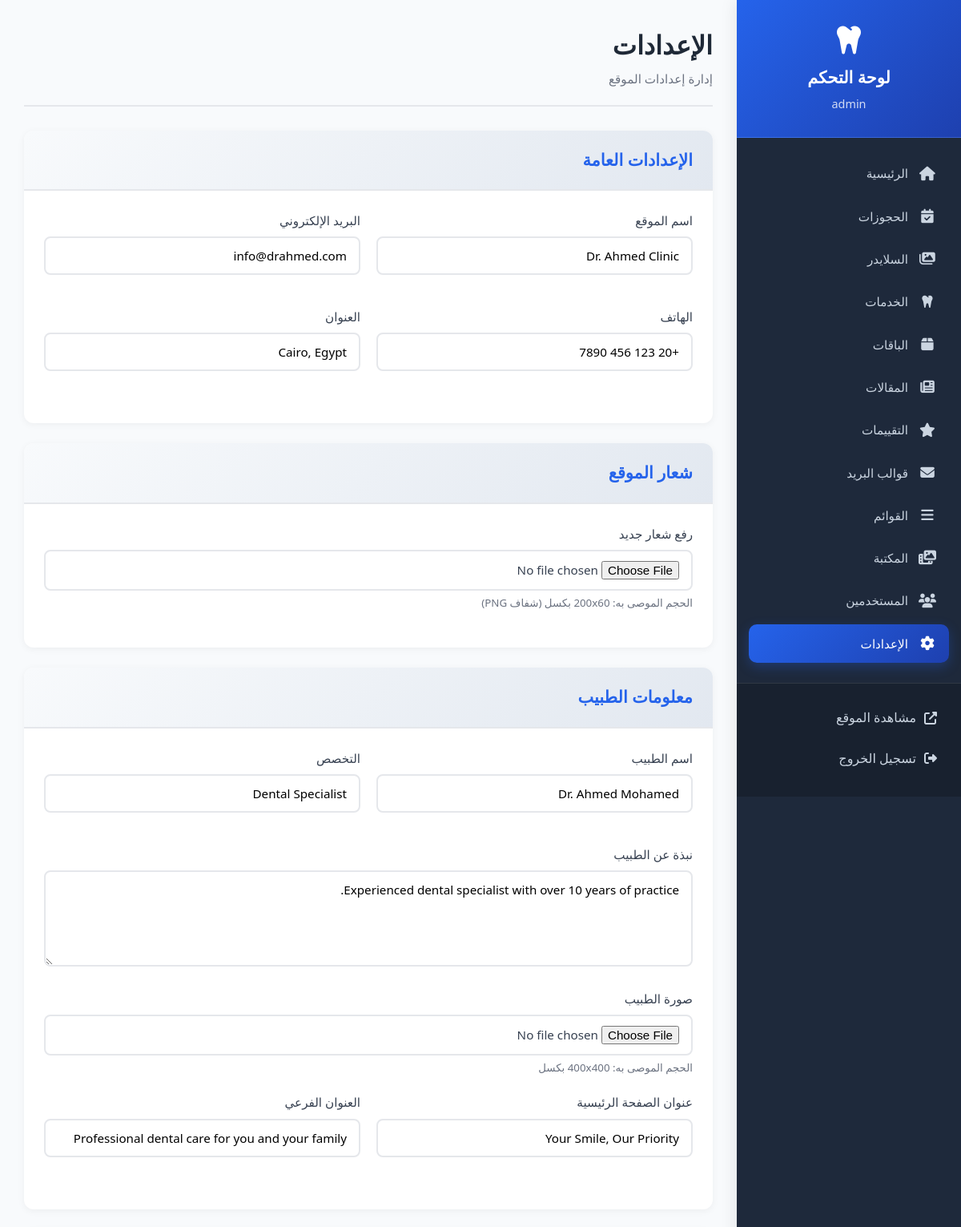
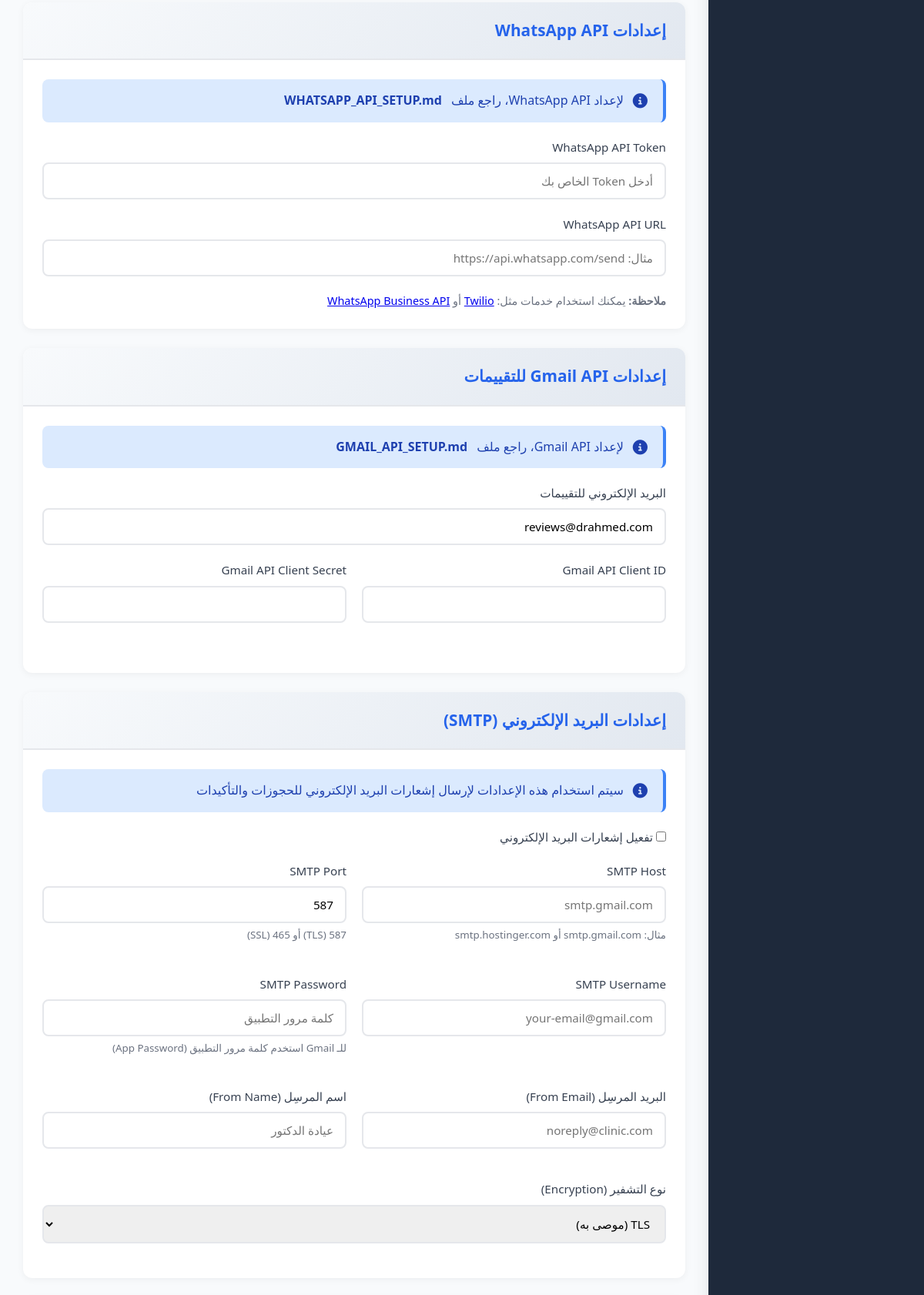
Screenshot of /admin/settings.php (signed in, upper part) with the database file from the repository (2 pictures, top to bottom).
### tables this page shows
CREATE TABLE IF NOT EXISTS `settings` (
    `id` INT PRIMARY KEY AUTO_INCREMENT,
    `setting_key` VARCHAR(100) NOT NULL UNIQUE,
    `setting_value` TEXT,
    `setting_type` VARCHAR(50) DEFAULT 'text',
    `created_at` TIMESTAMP DEFAULT CURRENT_TIMESTAMP,
    `updated_at` TIMESTAMP DEFAULT CURRENT_TIMESTAMP ON UPDATE CURRENT_TIMESTAMP
);

### includes/config.php (called while the page is built, shortened)
<?php
$conn = null;
try {
    $conn = new PDO(
        "mysql:host=" . DB_HOST . ";dbname=" . DB_NAME . ";charset=utf8mb4",
        DB_USER,
        DB_PASS,
        [
            PDO::ATTR_ERRMODE => PDO::ERRMODE_EXCEPTION,
            PDO::ATTR_DEFAULT_FETCH_MODE => PDO::FETCH_ASSOC,
            PDO::ATTR_EMULATE_PREPARES => false
        ]
    );
} catch(PDOException $e) {
    error_log("Database connection error: " . $e->getMessage());
    die("خطأ في الاتصال بقاعدة البيانات. يرجى التأكد من:<br>1. إنشاء قاعدة البيانات (u186120816_tantawy)<br>2. استيراد ملف database.sql<br>3. التحقق من بيانات الاتصال في includes/config.php<br>4. وضع كلمة مرور قاعدة البيانات في DB_PASS<br><br>Error: " . $e->getMessage());
}
function getSetting($key, $default = '') {
    global $conn;
    try {
        $stmt = $conn->prepare("SELECT setting_value FROM settings WHERE setting_key = ?");
        $stmt->execute([$key]);
        $result = $stmt->fetch();
        return $result ? $result['setting_value'] : $default;
    } catch(PDOException $e) {
        return $default;
    }
}

### admin/settings.php (the view, shortened to what this page needs)
<?php
include 'includes/header.php';
?>
<div class="page-header">
    <h1>الإعدادات</h1>
    <p>إدارة إعدادات الموقع</p>
</div>
<form method="POST" enctype="multipart/form-data">
    <div class="card">
        <div class="card-header">
            <h2>الإعدادات العامة</h2>
        </div>
        <div class="card-body">
            <div class="form-row">
                <div class="form-group">
                    <label>اسم الموقع</label>
                    <input type="text" name="site_name" value="<?php echo htmlspecialchars(getSetting('site_name')); ?>">
                </div>
                <div class="form-group">
                    <label>البريد الإلكتروني</label>
                    <input type="email" name="site_email" value="<?php echo htmlspecialchars(getSetting('site_email')); ?>">
                </div>
            </div>
            <div class="form-row">
                <div class="form-group">
                    <label>الهاتف</label>
                    <input type="text" name="site_phone" value="<?php echo htmlspecialchars(getSetting('site_phone')); ?>">
                </div>
                <div class="form-group">
                    <label>العنوان</label>
                    <input type="text" name="site_address" value="<?php echo htmlspecialchars(getSetting('site_address')); ?>">
                </div>
            </div>
        </div>
    </div>
    <div class="card">
        <div class="card-header">
            <h2>شعار الموقع</h2>
        </div>
        <div class="card-body">
            <div class="form-group">
                <label>رفع شعار جديد</label>
                <input type="file" name="site_logo" accept="image/*">
                <small style="color: var(--text-light); display: block; margin-top: 5px;">
                    الحجم الموصى به: 200x60 بكسل (شفاف PNG)
                </small>
            </div>
        </div>
    </div>
    <div class="card">
        <div class="card-header">
            <h2>معلومات الطبيب</h2>
        </div>
        <div class="card-body">
            <div class="form-row">
                <div class="form-group">
                    <label>اسم الطبيب</label>
                    <input type="text" name="doctor_name" value="<?php echo htmlspecialchars(getSetting('doctor_name')); ?>">
                </div>
                <div class="form-group">
                    <label>التخصص</label>
                    <input type="text" name="doctor_title" value="<?php echo htmlspecialchars(getSetting('doctor_title')); ?>">
                </div>
            </div>
            <div class="form-group">
                <label>نبذة عن الطبيب</label>
                <textarea name="doctor_bio" rows="4"><?php echo htmlspecialchars(getSetting('doctor_bio')); ?></textarea>
            </div>
            <div class="form-group">
                <label>صورة الطبيب</label>
                <input type="file" name="doctor_image" accept="image/*">
                <small style="color: var(--text-light); display: block; margin-top: 5px;">
                    الحجم الموصى به: 400x400 بكسل
                </small>
            </div>
            <div class="form-row">
                <div class="form-group">
                    <label>عنوان الصفحة الرئيسية</label>
                    <input type="text" name="hero_title" value="<?php echo htmlspecialchars(getSetting('hero_title')); ?>">
                </div>
                <div class="form-group">
                    <label>العنوان الفرعي</label>
                    <input type="text" name="hero_subtitle" value="<?php echo htmlspecialchars(getSetting('hero_subtitle')); ?>">
                </div>
            </div>
        </div>
    </div>
    <div class="card">
        <div class="card-header">
            <h2>إعدادات WhatsApp API</h2>
        </div>
        <div class="card-body">
            <div class="alert alert-info">
                <i class="fas fa-info-circle"></i>
                لإعداد WhatsApp API، راجع ملف <strong>WHATSAPP_API_SETUP.md</strong>
            </div>
            <div class="form-group">
                <label>WhatsApp API Token</label>
                <input type="text" name="whatsapp_api_token" value="<?php echo htmlspecialchars(getSetting('whatsapp_api_token')); ?>" placeholder="أدخل Token الخاص بك">
            </div>
            <div class="form-group">
                <label>WhatsApp API URL</label>
                <input type="text" name="whatsapp_api_url" value="<?php echo htmlspecialchars(getSetting('whatsapp_api_url')); ?>" placeholder="مثال: https://api.whatsapp.com/send">
            </div>
            <p style="color: var(--text-light); font-size: 0.9rem;">
                <strong>ملاحظة:</strong> يمكنك استخدام خدمات مثل:
                <a href="https://www.twilio.com/whatsapp" target="_blank">Twilio</a> أو
                <a href="https://developers.facebook.com/docs/whatsapp" target="_blank">WhatsApp Business API</a>
            </p>
        </div>
    </div>
    <div class="card">
        <div class="card-header">
            <h2>إعدادات Gmail API للتقييمات</h2>
        </div>
        <div class="card-body">
            <div class="alert alert-info">
                <i class="fas fa-info-circle"></i>
                لإعداد Gmail API، راجع ملف <strong>GMAIL_API_SETUP.md</strong>
            </div>
            <div class="form-group">
                <label>البريد الإلكتروني للتقييمات</label>
                <input type="email" name="reviews_email" value="<?php echo htmlspecialchars(getSetting('reviews_email')); ?>">
            </div>
            <div class="form-row">
                <div class="form-group">
                    <label>Gmail API Client ID</label>
                    <input type="text" name="gmail_api_client_id" value="<?php echo htmlspecialchars(getSetting('gmail_api_client_id')); ?>">
                </div>
                <div class="form-group">
                    <label>Gmail API Client Secret</label>
                    <input type="text" name="gmail_api_client_secret" value="<?php echo htmlspecialchars(getSetting('gmail_api_client_secret')); ?>">
                </div>
            </div>
        </div>
    </div>
    <div class="card">
        <div class="card-header">
            <h2>إعدادات البريد الإلكتروني (SMTP)</h2>
        </div>
        <div class="card-body">
            <div class="alert alert-info">
                <i class="fas fa-info-circle"></i>
                سيتم استخدام هذه الإعدادات لإرسال إشعارات البريد الإلكتروني للحجوزات والتأكيدات
            </div>
            <div class="form-group">
                <label>
                    <input type="checkbox" name="enable_email_notifications" value="1"
                           <?php echo getSetting('enable_email_notifications') ? 'checked' : ''; ?>>
                    تفعيل إشعارات البريد الإلكتروني
                </label>
            </div>
            <div class="form-row">
                <div class="form-group">
                    <label>SMTP Host</label>
                    <input type="text" name="smtp_host"
                           value="<?php echo htmlspecialchars(getSetting('smtp_host')); ?>"
                           placeholder="smtp.gmail.com">
                    <small style="color: var(--text-light); display: block; margin-top: 5px;">
                        مثال: smtp.gmail.com أو smtp.hostinger.com
                    </small>
                </div>
                <div class="form-group">
                    <label>SMTP Port</label>
                    <input type="number" name="smtp_port"
                           value="<?php echo htmlspecialchars(getSetting('smtp_port', '587')); ?>"
                           placeholder="587">
                    <small style="color: var(--text-light); display: block; margin-top: 5px;">
                        587 (TLS) أو 465 (SSL)
                    </small>
                </div>
            </div>
            <div class="form-row">
                <div class="form-group">
                    <label>SMTP Username</label>
                    <input type="text" name="smtp_username"
                           value="<?php echo htmlspecialchars(getSetting('smtp_username')); ?>"
                           placeholder="your-email@gmail.com">
                </div>
                <div class="form-group">
                    <label>SMTP Password</label>
                    <input type="password" name="smtp_password"
                           value="<?php echo htmlspecialchars(getSetting('smtp_password')); ?>"
                           placeholder="كلمة مرور التطبيق">
                    <small style="color: var(--text-light); display: block; margin-top: 5px;">
                        للـ Gmail استخدم كلمة مرور التطبيق (App Password)
                    </small>
                </div>
            </div>
            <div class="form-row">
                <div class="form-group">
                    <label>البريد المرسِل (From Email)</label>
                    <input type="email" name="smtp_from_email"
                           value="<?php echo htmlspecialchars(getSetting('smtp_from_email')); ?>"
                           placeholder="noreply@clinic.com">
                </div>
                <div class="form-group">
                    <label>اسم المرسِل (From Name)</label>
                    <input type="text" name="smtp_from_name"
                           value="<?php echo htmlspecialchars(getSetting('smtp_from_name')); ?>"
                           placeholder="عيادة الدكتور">
                </div>
            </div>
            <div class="form-group">
                <label>نوع التشفير (Encryption)</label>
                <select name="smtp_encryption">
                    <option value="tls" <?php echo getSetting('smtp_encryption', 'tls') === 'tls' ? 'selected' : ''; ?>>TLS (موصى به)</option>
                </select>
            </div>
        </div>
    </div>
</form>
<?php include 'includes/footer.php'; ?>

### css/admin.css (style rules this page uses)
:root { --primary-color: #2563eb; --primary-dark: #1e40af; --primary-light: #3b82f6; --success-color: #10b981; --danger-color: #ef4444; --warning-color: #f59e0b; --info-color: #3b82f6; --dark-color: #1f2937; --light-color: #f9fafb; --border-color: #e5e7eb; --text-color: #374151; --text-light: #6b7280; --sidebar-width: 280px; --sidebar-bg: #1e293b; --sidebar-text: #cbd5e1; --sidebar-hover: #334155; }
* { margin: 0; padding: 0; box-sizing: border-box; }
body { font-family: 'Segoe UI', Tahoma, Geneva, Verdana, sans-serif; background: #f8fafc; color: var(--text-color); direction: rtl; line-height: 1.6; }
.page-header { margin-bottom: 30px; padding-bottom: 20px; border-bottom: 2px solid var(--border-color); }
.page-header h1 { font-size: 2rem; color: var(--dark-color); margin-bottom: 5px; font-weight: 700; }
.page-header p { color: var(--text-light); font-size: 0.95rem; }
.card { background: white; border-radius: 12px; box-shadow: 0 2px 10px rgba(0, 0, 0, 0.05); margin-bottom: 25px; overflow: hidden; transition: all 0.3s ease; }
.card-header { padding: 20px 25px; background: linear-gradient(135deg, #f8fafc, #e2e8f0); border-bottom: 2px solid var(--border-color); }
.card-header h2 { font-size: 1.3rem; color: var(--primary-color); font-weight: 600; display: flex; align-items: center; }
.card-body { padding: 25px; }
.form-group { margin-bottom: 20px; }
.form-group label { display: block; margin-bottom: 8px; color: var(--text-color); font-weight: 500; font-size: 0.95rem; }
.form-group input[type="text"], .form-group input[type="email"], .form-group input[type="password"], .form-group input[type="number"], .form-group input[type="date"], .form-group input[type="tel"], .form-group input[type="url"], .form-group input[type="file"], .form-group select, .form-group textarea { width: 100%; padding: 12px 15px; border: 2px solid var(--border-color); border-radius: 8px; font-size: 0.95rem; transition: all 0.3s ease; font-family: inherit; }
.form-group textarea { resize: vertical; min-height: 120px; }
.form-row { display: grid; grid-template-columns: repeat(auto-fit, minmax(250px, 1fr)); gap: 20px; margin-bottom: 20px; }
.alert { padding: 15px 20px; border-radius: 8px; margin-bottom: 20px; display: flex; align-items: center; gap: 12px; }
.alert i { font-size: 1.2rem; }
.alert-info { background: #dbeafe; color: #1e40af; border-right: 4px solid #3b82f6; }

### rows the page displays
settings: site_name "Dr. Ahmed Clinic"
settings: site_email "info@drahmed.com"
settings: site_phone "+20 123 456 7890"
settings: site_address "Cairo, Egypt"
settings: doctor_name "Dr. Ahmed Mohamed"
settings: doctor_title "Dental Specialist"
settings: doctor_bio "Experienced dental specialist with over 10 years of practice."
settings: hero_title "Your Smile, Our Priority"
settings: hero_subtitle "Professional dental care for you and your family"
settings: reviews_email "reviews@drahmed.com"
settings: smtp_port "587"
settings: smtp_encryption "TLS (موصى به)"

### other values shown
$_SESSION['admin_username'] "admin"
